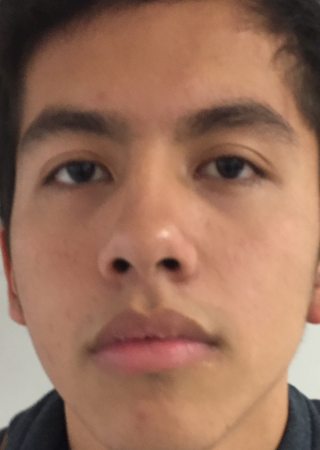
//> input picture OpenCvProjects/FaceRecognition/FaceRecognizer/data/trainingdata/cfaces/manny/1.png, 320 x 450 px, given in place of the camera
$ ./facedetect   (built with g++ and OpenCV 4)
//> lines starting //> are read from the running program, lines starting //| are printed output that depends on the picture
#include "opencv2/objdetect.hpp"
#include "opencv2/highgui.hpp"
#include "opencv2/imgproc.hpp"
#include <iostream>

#include "opencv2/core.hpp"
#include "opencv2/face.hpp"
#include "opencv2/highgui.hpp"
#include <fstream>
#include <sstream>

using namespace std;
using namespace cv;
using namespace cv::face;

void detectAndDraw( Mat& img, CascadeClassifier& cascade,
                   CascadeClassifier& nestedCascade,
                   double scale, bool tryflip );

string cascadeName = "data/haarcascade_frontalface_alt.xml";
string nestedCascadeName = "data/haarcascade_eye_tree_eyeglasses.xml";
Ptr<LBPHFaceRecognizer> model = createLBPHFaceRecognizer();


int main( int argc, const char** argv )
{
    VideoCapture capture;
    Mat frame, image;
    string inputName;
    bool tryflip = false;


    CascadeClassifier cascade, nestedCascade;
    double scale = 1;

    //inputName.assign( argv[1] );

    if( !cascade.load( cascadeName ) )
    {
        cerr << "ERROR: Could not load classifier cascade" << endl;
        return -1;
    }

    if( inputName.empty() || (isdigit(inputName.c_str()[0]) && inputName.c_str()[1] == '\0') )
    {
        int c = inputName.empty() ? 0 : inputName.c_str()[0] - '0' ;
        if(!capture.open(c))
            cout << "Capture from camera #" <<  c << " didn't work" << endl;
    }
    else if( inputName.size() )
    {
        image = imread( inputName, 1 );
        if( image.empty() )
        {
            if(!capture.open( inputName ))
                cout << "Could not read " << inputName << endl;
        }
    }

    model->load("face_cascade.yml");
//> (this line was passed over: load is not available in this run)

    if( capture.isOpened() )
    {
        cout << "Video capturing has been started ..." << endl;

        for(;;)
        {
            capture >> frame;
//> frame is the input picture: 450 rows x 320 cols, CV_8UC3; mean B, G, R 90.7, 111.8, 153.3
            if( frame.empty() )
                break;

            Mat frame1 = frame.clone();
            detectAndDraw( frame1, cascade, nestedCascade, scale, tryflip );

            int c = waitKey(10);
            if( c == 27 || c == 'q' || c == 'Q' )
                break;
        }
    }
    else
    {
        cout << "Detecting face(s) in " << inputName << endl;
        if( !image.empty() )
        {
            detectAndDraw( image, cascade, nestedCascade, scale, tryflip );
            waitKey(0);
        }
        else if( !inputName.empty() )
        {
            /* assume it is a text file containing the
             list of the image filenames to be processed - one per line */
            FILE* f = fopen( inputName.c_str(), "rt" );
            if( f )
            {
                char buf[1000+1];
                while( fgets( buf, 1000, f ) )
                {
                    int len = (int)strlen(buf), c;
                    while( len > 0 && isspace(buf[len-1]) )
                        len--;
                    buf[len] = '\0';
                    cout << "file " << buf << endl;
                    image = imread( buf, 1 );
                    if( !image.empty() )
                    {
                        detectAndDraw( image, cascade, nestedCascade, scale, tryflip );
                        c = waitKey(0);
                        if( c == 27 || c == 'q' || c == 'Q' )
                            break;
                    }
                    else
                    {
                        cerr << "Aw snap, couldn't read image " << buf << endl;
                    }
                }
                fclose(f);
            }
        }
    }

    return 0;
}

void detectAndDraw( Mat& img, CascadeClassifier& cascade,
                   CascadeClassifier& nestedCascade,
                   double scale, bool tryflip )
{
//> called with scale = 1, tryflip = false
    double t = 0;
    vector<Rect> faces, faces2;
    const static Scalar colors[] =
    {
        Scalar(255,0,0),
        Scalar(255,128,0),
        Scalar(255,255,0),
        Scalar(0,255,0),
        Scalar(0,128,255),
        Scalar(0,255,255),
        Scalar(0,0,255),
        Scalar(255,0,255)
    };
    Mat gray, smallImg;

    cvtColor( img, gray, COLOR_BGR2GRAY );
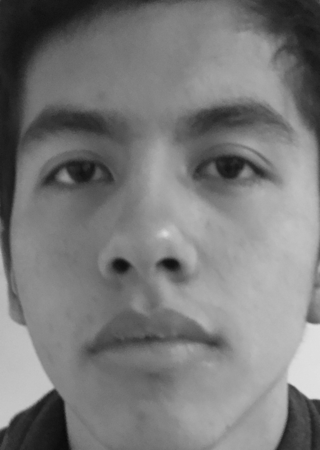
//> gray: 450 rows x 320 cols, CV_8UC1; min 10, max 224, mean 121.8
    double fx = 1 / scale;
    resize( gray, smallImg, Size(), fx, fx, INTER_LINEAR );
    equalizeHist( smallImg, smallImg );
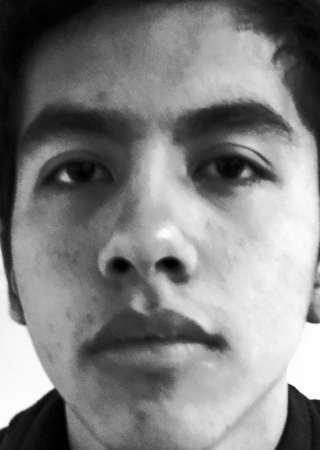
//> smallImg: 450 rows x 320 cols, CV_8UC1; min 0, max 255, mean 128.4

    t = (double)cvGetTickCount();
    cascade.detectMultiScale( smallImg, faces,
                             1.1, 2, 0
                             // |CASCADE_FIND_BIGGEST_OBJECT
                             // |CASCADE_DO_ROUGH_SEARCH
                             |CASCADE_SCALE_IMAGE,
                             Size(30, 30) );
//> faces = 1 Rect (x, y, width, height): [64, 190, 202, 202]
    if( tryflip )
    {
        flip(smallImg, smallImg, 1);
        cascade.detectMultiScale( smallImg, faces2,
                                 1.1, 2, 0
                                 // |CASCADE_FIND_BIGGEST_OBJECT
                                 // |CASCADE_DO_ROUGH_SEARCH
                                 |CASCADE_SCALE_IMAGE,
                                 Size(30, 30) );
        for( vector<Rect>::const_iterator r = faces2.begin(); r != faces2.end(); r++ )
        {
            faces.push_back(Rect(smallImg.cols - r->x - r->width, r->y, r->width, r->height));
        }
    }
    t = (double)cvGetTickCount() - t;
    printf( "detection time = %g ms\n", t/((double)cvGetTickFrequency()*1000.) );
    for ( size_t i = 0; i < faces.size(); i++ )
    {
        Rect r = faces[i];
        Mat smallImgROI;
        vector<Rect> nestedObjects;
        Point center;
        Scalar color = colors[i%8];
        int radius;

        Mat show = img;
        //resize(img, show, Size(75,75));

        cvtColor(show, show, CV_BGR2GRAY);
//> (the run ends here: the program stops with an error, at `int predictedLabel = model->predict(show(faces[0]));`)

$ run again, on OpenCvProjects/FaceRecognition/FaceRecognizer/data/trainingdata/cfaces/manny/3.png
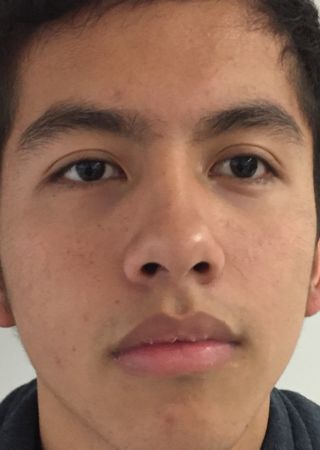
//> input picture OpenCvProjects/FaceRecognition/FaceRecognizer/data/trainingdata/cfaces/manny/3.png, 320 x 450 px, given in place of the camera
//> frame is the input picture: 450 rows x 320 cols, CV_8UC3; mean B, G, R 87, 107.1, 147.3
//> in detectAndDraw, `cvtColor( img, gray, COLOR_BGR2GRAY );`:
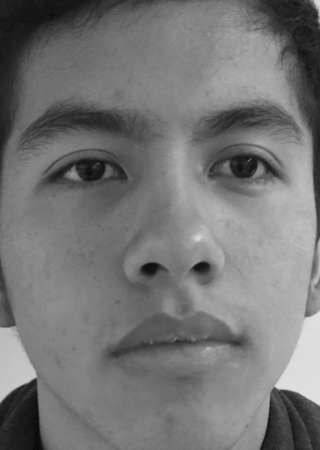
//> gray: 450 rows x 320 cols, CV_8UC1; min 8, max 226, mean 116.8
//> in detectAndDraw, `equalizeHist( smallImg, smallImg );`:
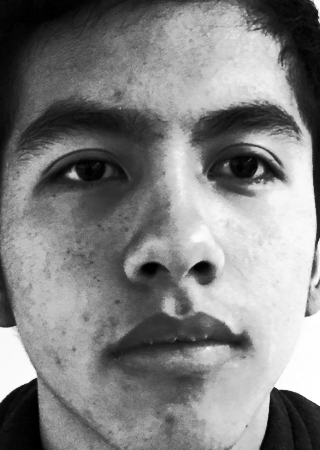
//> smallImg: 450 rows x 320 cols, CV_8UC1; min 0, max 255, mean 128.6
//> faces = empty

$ run again, on OpenCvProjects/FaceRecognition/FaceRecognizer/data/trainingdata/cfaces/manny/4.png
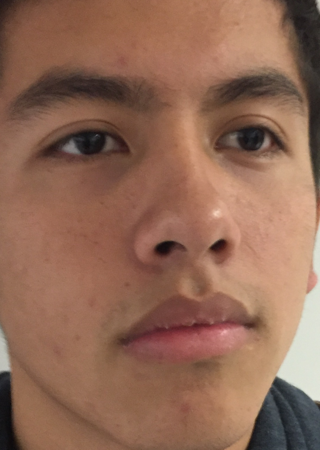
//> input picture OpenCvProjects/FaceRecognition/FaceRecognizer/data/trainingdata/cfaces/manny/4.png, 320 x 450 px, given in place of the camera
//> frame is the input picture: 450 rows x 320 cols, CV_8UC3; mean B, G, R 85.3, 104.8, 144.7
//> in detectAndDraw, `cvtColor( img, gray, COLOR_BGR2GRAY );`:
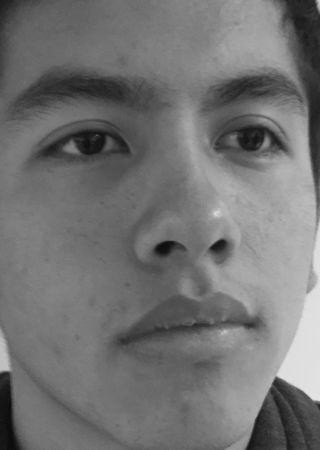
//> gray: 450 rows x 320 cols, CV_8UC1; min 11, max 229, mean 114.5
//> in detectAndDraw, `equalizeHist( smallImg, smallImg );`:
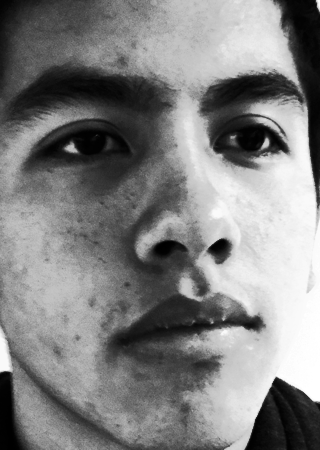
//> smallImg: 450 rows x 320 cols, CV_8UC1; min 0, max 255, mean 128.8
//> faces = empty
